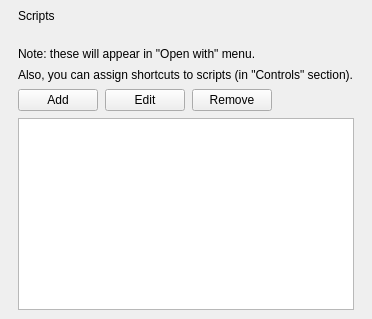
         <widget class="QWidget" name="Scripts">
          <layout class="QVBoxLayout" name="verticalLayout_29">
           <property name="spacing">
            <number>9</number>
           </property>
           <property name="leftMargin">
            <number>18</number>
           </property>
           <property name="topMargin">
            <number>9</number>
           </property>
           <property name="rightMargin">
            <number>18</number>
           </property>
           <property name="bottomMargin">
            <number>9</number>
           </property>
           <item>
            <widget class="QLabel" name="label_47">
             <property name="accessibleName">
              <string notr="true">SHeaderText</string>
             </property>
             <property name="text">
              <string>Scripts</string>
             </property>
            </widget>
           </item>
           <item>
            <widget class="QWidget" name="widget_14" native="true">
             <property name="sizePolicy">
              <sizepolicy hsizetype="Expanding" vsizetype="Preferred">
               <horstretch>0</horstretch>
               <verstretch>0</verstretch>
              </sizepolicy>
             </property>
             <property name="accessibleName">
              <string notr="true">SHeaderLine</string>
             </property>
            </widget>
           </item>
           <item>
            <spacer name="verticalSpacer_12">
             <property name="orientation">
              <enum>Qt::Vertical</enum>
             </property>
             <property name="sizeType">
              <enum>QSizePolicy::Fixed</enum>
             </property>
             <property name="sizeHint" stdset="0">
              <size>
               <width>20</width>
               <height>6</height>
              </size>
             </property>
            </spacer>
           </item>
           <item>
            <layout class="QVBoxLayout" name="verticalLayout_35">
             <property name="spacing">
              <number>7</number>
             </property>
             <property name="leftMargin">
              <number>0</number>
             </property>
             <property name="topMargin">
              <number>0</number>
             </property>
             <property name="rightMargin">
              <number>0</number>
             </property>
             <property name="bottomMargin">
              <number>0</number>
             </property>
             <item>
              <widget class="QLabel" name="label_24">
               <property name="accessibleName">
                <string notr="true">SNoteText</string>
               </property>
               <property name="text">
                <string>Note: these will appear in &quot;Open with&quot; menu.</string>
               </property>
              </widget>
             </item>
             <item>
              <widget class="QLabel" name="label_43">
               <property name="accessibleName">
                <string notr="true">SNoteText</string>
               </property>
               <property name="text">
                <string>Also, you can assign shortcuts to scripts (in &quot;Controls&quot; section).</string>
               </property>
              </widget>
             </item>
             <item>
              <layout class="QHBoxLayout" name="horizontalLayout_21">
               <property name="topMargin">
                <number>0</number>
               </property>
               <item>
                <widget class="QPushButton" name="pushButton_9">
                 <property name="text">
                  <string>Add</string>
                 </property>
                </widget>
               </item>
               <item>
                <widget class="QPushButton" name="pushButton_6">
                 <property name="text">
                  <string>Edit</string>
                 </property>
                </widget>
               </item>
               <item>
                <widget class="QPushButton" name="pushButton_7">
                 <property name="text">
                  <string>Remove</string>
                 </property>
                </widget>
               </item>
               <item>
                <spacer name="horizontalSpacer_5">
                 <property name="orientation">
                  <enum>Qt::Horizontal</enum>
                 </property>
                 <property name="sizeHint" stdset="0">
                  <size>
                   <width>20</width>
                   <height>20</height>
                  </size>
                 </property>
                </spacer>
               </item>
              </layout>
             </item>
             <item>
              <widget class="QListWidget" name="scriptsListWidget">
               <property name="alternatingRowColors">
                <bool>true</bool>
               </property>
              </widget>
             </item>
            </layout>
           </item>
          </layout>
         </widget>
